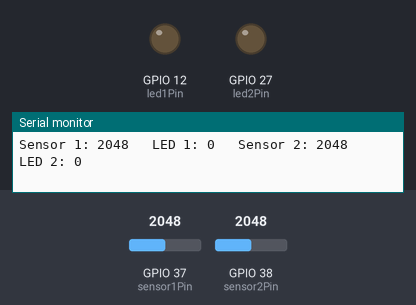
Simulated run of this sketch. Board: ESP32. On the bench: output pins drawn as LEDs (lit = HIGH), the last lines printed to the serial monitor. The inputs (shaded band) are chosen by the test bench; at power-on: GPIO 37 (sensor1Pin) = 2048, GPIO 38 (sensor2Pin) = 2048.

Above: at 1.2 s.
1.3 s: GPIO 37 (sensor1Pin) set to 2474
4.3 s: GPIO 37 (sensor1Pin) set to 2559
At 5.5 s:
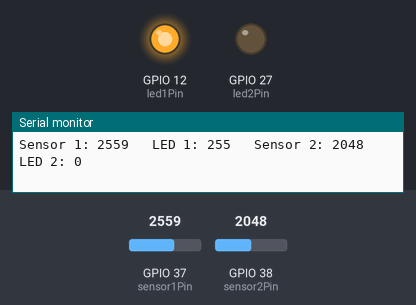
5.8 s: GPIO 38 (sensor2Pin) set to 3455
8.8 s: GPIO 38 (sensor2Pin) set to 3543
At 9.3 s:
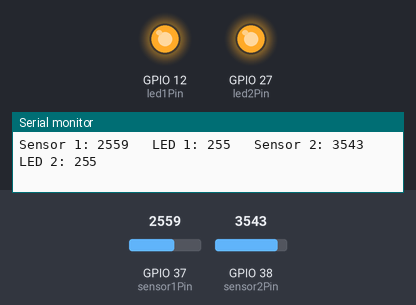
10.3 s: GPIO 38 (sensor2Pin) set to 3460
At 10.7 s:
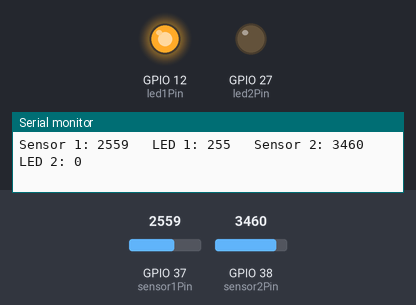
Timing chart, 0 to 12.8 s (numbered marks = the images above; inputs shaded):
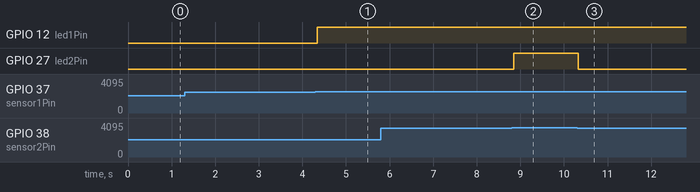

The sketch:

Experiment1_code.ino
```cpp
/*
Two Sensor Threshold

Builds on twoSensorSerial.
Instead of a smooth fade, each sensor has three steps: LOW, MEDIUM, HIGH.
Each step is a range with a Min and a Max, and has its own LED brightness.

Pin A1 : Sensor 1  ->  Pin 12 : LED 1
Pin A2 : Sensor 2  ->  Pin 27 : LED 2
*/

//Sensor variables
int sensor1Pin = A1;
int sensor1Value;

int sensor2Pin = A2;
int sensor2Value;

//The range for each step (0 - 4095)
//Anything outside the MEDIUM and HIGH ranges is LOW
// int sensor1MediumMin = 1000;
// int sensor1MediumMax = 2499;
int sensor1HighMin = 2500;
int sensor1HighMax = 4095;

// int sensor2MediumMin = 1600;
// int sensor2MediumMax = 1700;
int sensor2HighMin = 3500;
int sensor2HighMax = 4095;

//LED variables
int led1Pin = 12;
int led1Value;

int led2Pin = 27;
int led2Value;

//The brightness for each step (0 - 255)
int led1LowBrightness = 0;
//decided to remove medium brighness
// int led1MediumBrightness = 120;
int led1HighBrightness = 255;

int led2LowBrightness = 0;
// int led2MediumBrightness = 120;
int led2HighBrightness = 255;

void setup()
{
  Serial.begin(9600);

  pinMode(led1Pin, OUTPUT);
  pinMode(led2Pin, OUTPUT);
}

void loop()
{
  //read both sensors (0 - 4095)
  sensor1Value = analogRead(sensor1Pin);
  sensor2Value = analogRead(sensor2Pin);

  //Sensor 1: pick a brightness based on which range it is in
  if (sensor1Value >= sensor1HighMin && sensor1Value <= sensor1HighMax)
  {
    led1Value = led1HighBrightness;
  }
  else
  {
    led1Value = led1LowBrightness;
  }

  //Sensor 2: same three steps with its own numbers
  //add led1 brightness here so it triggers both leds
  if (sensor2Value >= sensor2HighMin && sensor2Value <= sensor2HighMax)
  {
    led2Value = led2HighBrightness;
    led1Value = led1HighBrightness;
  }
  else
  {
    led2Value = led2LowBrightness;
  }

  //set the LEDs
  analogWrite(led1Pin, led1Value);
  analogWrite(led2Pin, led2Value);

  //print the sensor and LED values on one line
  Serial.print("Sensor 1: ");
  Serial.print(sensor1Value);
  Serial.print("   LED 1: ");
  Serial.print(led1Value);
  Serial.print("   Sensor 2: ");
  Serial.print(sensor2Value);
  Serial.print("   LED 2: ");
  Serial.println(led2Value);
}
```

Measured:
- the behaviour switches between 2499 and 2500 on GPIO 37 (sensor1Pin) (found by bisection; images 0 and 1)
- the behaviour switches between 3499 and 3500 on GPIO 38 (sensor2Pin) (found by bisection; images 1 and 2)
- after the input at 4.3 s, GPIO 12 (led1Pin): LOW → HIGH at once
- after the input at 8.8 s, GPIO 27 (led2Pin): LOW → HIGH after 0.05 s
- after the input at 10.3 s, GPIO 27 (led2Pin): HIGH → LOW at once
